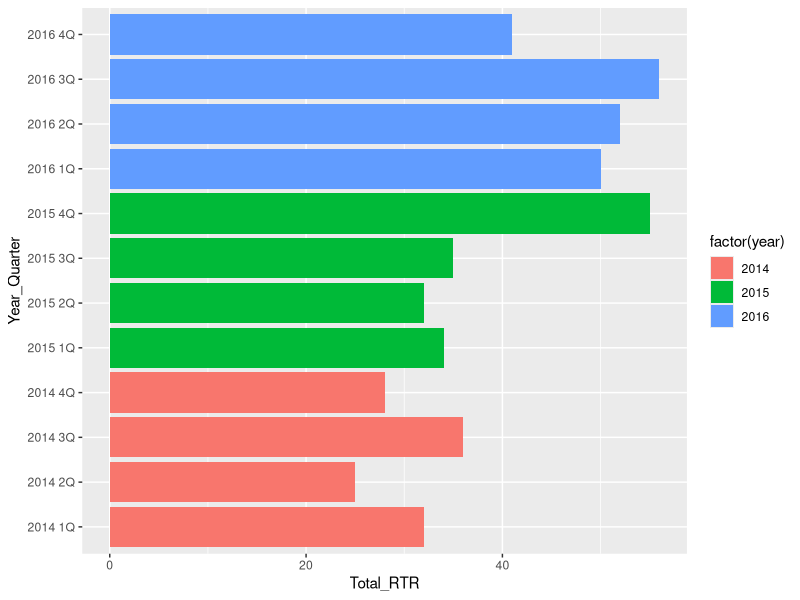
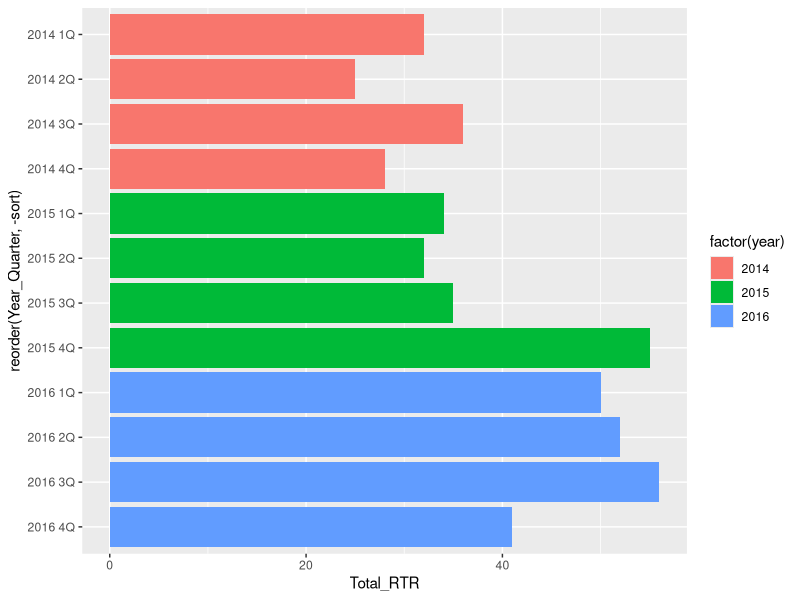
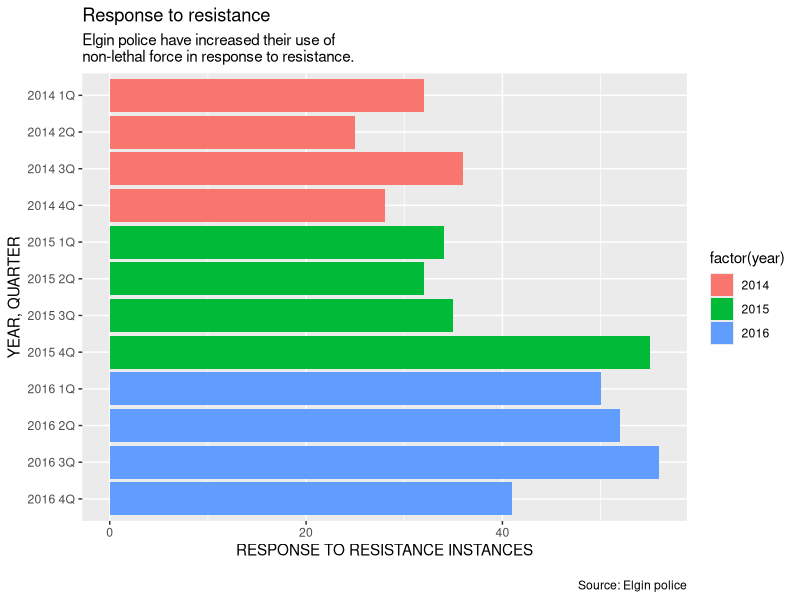
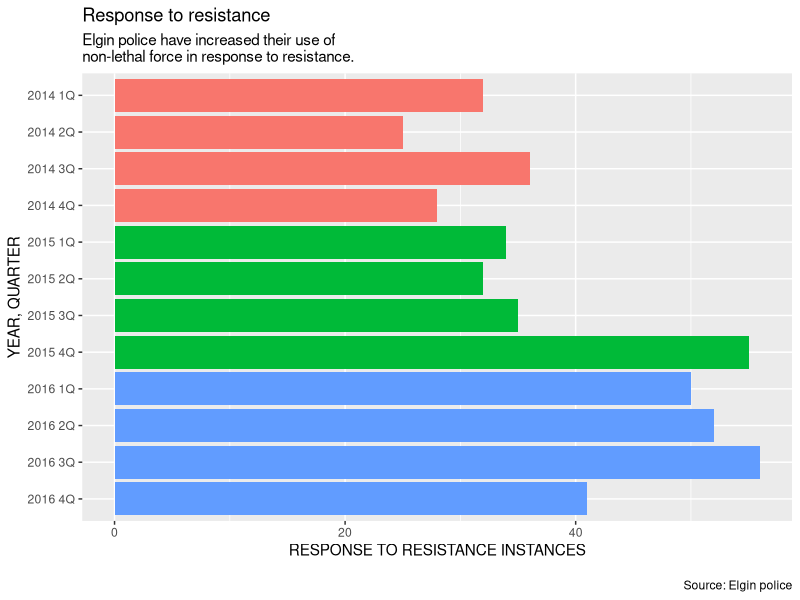
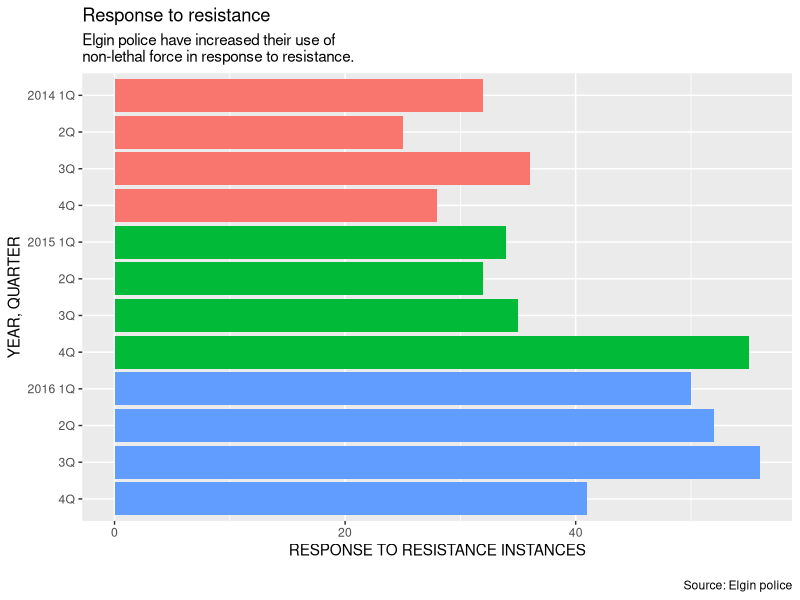
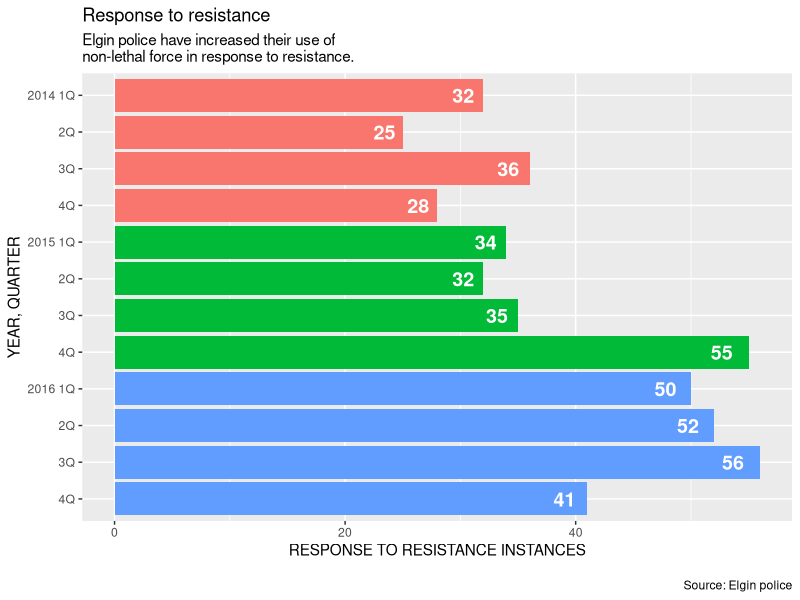

The R script that drew these images, in order: (Note: this script raises an error after producing the figures.)
## ---- chunk 1
knitr::opts_chunk$set(echo = TRUE)
## ---- chunk 2

library(readr)
library(ggplot2)
library(ggthemes)

df <- read_csv("dfCrime.csv")

summary(df)

## ---- chunk 3

basebar <- ggplot(df) + 
  aes(x = Year_Quarter, 
      y = Total_RTR, 
      fill = factor(year)) +
  geom_bar(stat="identity") + 
  coord_flip()
basebar

## ---- chunk 4

df <-df[order(df$Year_Quarter),]
df$sort <- seq.int(nrow(df)) 
head(df)

## ---- chunk 5

basebar <- ggplot(df) + 
  aes(x = reorder(Year_Quarter, -sort), # Sort
      y = Total_RTR, 
      fill = factor(year)) +
  geom_bar(stat="identity") + 
  coord_flip()
basebar
## ---- chunk 6

basebar <- ggplot(df) + 
  aes(x = reorder(Year_Quarter, -sort), 
      y = Total_RTR, 
      fill = factor(year)) +
  geom_bar(stat="identity") + 
  coord_flip()

# add all the titles.
basebar <- basebar + labs(
  title="Response to resistance",
  subtitle="Elgin police have increased their use of\nnon-lethal force in response to resistance.",
  x="YEAR, QUARTER", 
  y="RESPONSE TO RESISTANCE INSTANCES",
  caption="\nSource: Elgin police")
basebar

## ---- chunk 7

basebar <- ggplot(df) + 
  aes(x = reorder(Year_Quarter, -sort), 
      y = Total_RTR, 
      fill = factor(year)) +
  geom_bar(stat="identity") + 
  coord_flip()

basebar <- basebar + labs(
  title="Response to resistance",
  subtitle="Elgin police have increased their use of\nnon-lethal force in response to resistance.",
  x="YEAR, QUARTER", 
  y="RESPONSE TO RESISTANCE INSTANCES",
  caption="\nSource: Elgin police")

# Remove lengend
basebar <- basebar + theme(legend.position="None")

basebar

## ---- chunk 8

basebar <- ggplot(df) + 
  aes(x = reorder(Year_Quarter, -sort), 
      y = Total_RTR, 
      fill = factor(year)) +
  geom_bar(stat="identity") + 
  coord_flip()

basebar <- basebar + labs(
  title="Response to resistance",
  subtitle="Elgin police have increased their use of\nnon-lethal force in response to resistance.",
  x="YEAR, QUARTER", 
  y="RESPONSE TO RESISTANCE INSTANCES",
  caption="\nSource: Elgin police")

basebar <- basebar + theme(legend.position="None")

# Better x labels
basebar <- basebar + scale_x_discrete(
  labels=c("4Q","3Q","2Q","2016 1Q","4Q","3Q","2Q","2015 1Q","4Q","3Q","2Q","2014 1Q")
)

basebar

## ---- chunk 9

basebar <- ggplot(df) + 
  aes(x = reorder(Year_Quarter, -sort), 
      y = Total_RTR, 
      fill = factor(year)) +
  geom_bar(stat="identity") + 
  coord_flip()

basebar <- basebar + labs(
  title="Response to resistance",
  subtitle="Elgin police have increased their use of\nnon-lethal force in response to resistance.",
  x="YEAR, QUARTER", 
  y="RESPONSE TO RESISTANCE INSTANCES",
  caption="\nSource: Elgin police")

basebar <- basebar + theme(legend.position="None")

basebar <- basebar + scale_x_discrete(
  labels=c("4Q","3Q","2Q","2016 1Q","4Q","3Q","2Q","2015 1Q","4Q","3Q","2Q","2014 1Q")
)

# add values to the bars
basebar <- basebar + geom_text(
  position = "stack", 
  aes(x = Year_Quarter, 
      y = Total_RTR - (Total_RTR * 0.025), 
      hjust = 1,
      label = Total_RTR),
  size=5,
  fontface="bold",
  color="white"
  )

basebar

## ---- chunk 10

#---------------------
# This function set styles for the chart
# Be sure to run it before you plot
theme_gfx <- function(...) {
  theme_set(theme_get() + theme(text = element_text(family = 'Tahoma', size= 12, lineheight=0.9))) + 
    theme(
      # edit background colors
      plot.background = element_blank(),
      legend.background = element_blank(),
      panel.background=element_rect(fill="#E5E5E5"),
      strip.background=element_rect(fill="#E5E5E5"),
      # modify grid and tick lines
      panel.grid.major = element_line(size = .6, color="#D2D2D2"),
      panel.grid.minor = element_line(size = .6, color="#D2D2D2", linetype = "dashed"),
      axis.ticks = element_blank(),
      # edit font sizes
      plot.title = element_text(size = 30,face="bold"),
      plot.subtitle = element_text(size = 18),
      legend.title=element_text(face="bold"),
      legend.text=element_text(size=15),
      axis.title=element_text(size=15, face="bold"),
      axis.text=element_text(size=13),
      plot.caption=element_text(size=13, hjust=0),
      strip.text = element_text(face="bold", size=13, hjust=0),
      # This puts the legend across the top
      legend.position="top", 
      legend.direction="horizontal",
      # removes label for legend
      #legend.title = element_blank(),
      ...
    )
}

#-----Insert plot here -------------

basebar <- ggplot(df) + 
  aes(x = reorder(Year_Quarter, -sort), 
      y = Total_RTR, 
      fill = factor(year)) +
  geom_bar(stat="identity") + 
  coord_flip() + theme_gfx() # add the theme

# add all the titles.
basebar <- basebar + labs(
  title="Response to resistance",
  subtitle="Elgin police have increased their use of\nnon-lethal force in response to resistance.",
  x="YEAR, QUARTER", 
  y="RESPONSE TO RESISTANCE INSTANCES",
  caption="\nSource: Elgin police")

# Remove lengend
basebar <- basebar + theme(legend.position="None")

# Better x labels
basebar <- basebar + scale_x_discrete(
  labels=c("4Q","3Q","2Q","2016 1Q","4Q","3Q","2Q","2015 1Q","4Q","3Q","2Q","2014 1Q")
)

# add values to the bars
basebar <- basebar + geom_text(
  position = "stack", 
  aes(x = Year_Quarter, 
      y = Total_RTR - (Total_RTR * 0.025), 
      hjust = 1,
      label = Total_RTR),
  family="Tahoma", # set the font family
  size=4.7, # slightly adjust the label size
  fontface="bold",
  color="white"
  )

# Add a color scheme for the chart
basebar <- basebar + scale_colour_few(palette="medium") + scale_fill_few(palette="medium")

basebar

#----- End plot --------------

